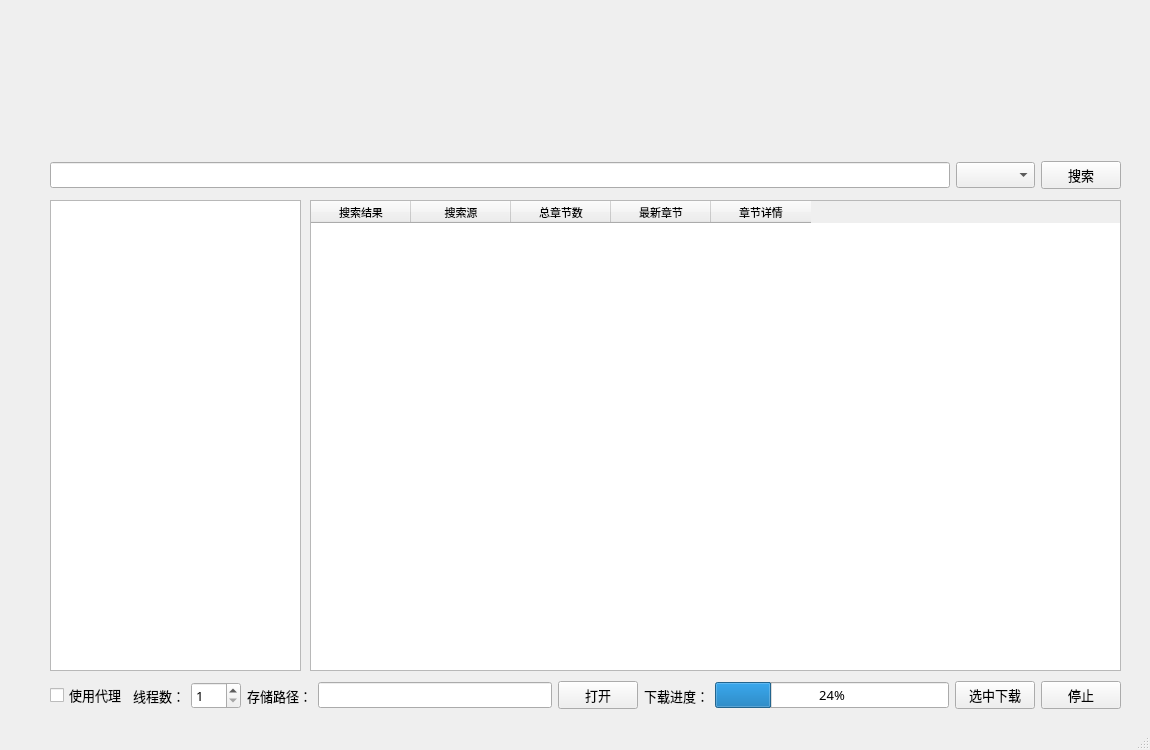
<?xml version="1.0" encoding="UTF-8"?>
<ui version="4.0">
 <class>MainWindow</class>
 <widget class="QMainWindow" name="MainWindow">
  <property name="enabled">
   <bool>true</bool>
  </property>
  <property name="geometry">
   <rect>
    <x>0</x>
    <y>0</y>
    <width>1150</width>
    <height>750</height>
   </rect>
  </property>
  <property name="maximumSize">
   <size>
    <width>1150</width>
    <height>750</height>
   </size>
  </property>
  <property name="font">
   <font>
    <family>微软雅黑</family>
    <pointsize>10</pointsize>
   </font>
  </property>
  <property name="acceptDrops">
   <bool>false</bool>
  </property>
  <property name="windowTitle">
   <string>小说下载工具（by SunJackson）</string>
  </property>
  <property name="windowIcon">
   <iconset>
    <normaloff>../files/bitbug_favicon.ico</normaloff>../files/bitbug_favicon.ico</iconset>
  </property>
  <property name="autoFillBackground">
   <bool>false</bool>
  </property>
  <widget class="QWidget" name="centralwidget">
   <widget class="QLabel" name="label">
    <property name="enabled">
     <bool>true</bool>
    </property>
    <property name="geometry">
     <rect>
      <x>520</x>
      <y>30</y>
      <width>141</width>
      <height>111</height>
     </rect>
    </property>
    <property name="text">
     <string/>
    </property>
    <property name="pixmap">
     <pixmap>files/download.png</pixmap>
    </property>
    <property name="scaledContents">
     <bool>true</bool>
    </property>
    <property name="wordWrap">
     <bool>false</bool>
    </property>
   </widget>
   <widget class="QWidget" name="layoutWidget">
    <property name="geometry">
     <rect>
      <x>50</x>
      <y>160</y>
      <width>1071</width>
      <height>31</height>
     </rect>
    </property>
    <layout class="QHBoxLayout" name="horizontalLayout">
     <item>
      <widget class="QLineEdit" name="inputSearch"/>
     </item>
     <item>
      <widget class="QComboBox" name="searchType">
       <property name="enabled">
        <bool>true</bool>
       </property>
       <property name="editable">
        <bool>false</bool>
       </property>
      </widget>
     </item>
     <item>
      <widget class="QPushButton" name="search">
       <property name="text">
        <string>搜索</string>
       </property>
      </widget>
     </item>
    </layout>
   </widget>
   <widget class="QWidget" name="layoutWidget">
    <property name="geometry">
     <rect>
      <x>50</x>
      <y>680</y>
      <width>1071</width>
      <height>31</height>
     </rect>
    </property>
    <layout class="QHBoxLayout" name="horizontalLayout_3">
     <item>
      <widget class="QCheckBox" name="checkBoxProxy">
       <property name="text">
        <string>使用代理</string>
       </property>
      </widget>
     </item>
     <item>
      <widget class="QLabel" name="label_2">
       <property name="text">
        <string>线程数：</string>
       </property>
      </widget>
     </item>
     <item>
      <widget class="QSpinBox" name="spinBoxThread">
       <property name="minimum">
        <number>1</number>
       </property>
       <property name="maximum">
        <number>100</number>
       </property>
      </widget>
     </item>
     <item>
      <widget class="QLabel" name="label_3">
       <property name="text">
        <string>存储路径：</string>
       </property>
      </widget>
     </item>
     <item>
      <widget class="QLineEdit" name="savePath"/>
     </item>
     <item>
      <widget class="QPushButton" name="pushButton">
       <property name="text">
        <string>打开</string>
       </property>
      </widget>
     </item>
     <item>
      <widget class="QLabel" name="label_4">
       <property name="text">
        <string>下载进度：</string>
       </property>
      </widget>
     </item>
     <item>
      <widget class="QProgressBar" name="progressBarDownload">
       <property name="value">
        <number>24</number>
       </property>
      </widget>
     </item>
     <item>
      <widget class="QPushButton" name="startDownload">
       <property name="text">
        <string>选中下载</string>
       </property>
      </widget>
     </item>
     <item>
      <widget class="QPushButton" name="stopDownload">
       <property name="text">
        <string>停止</string>
       </property>
      </widget>
     </item>
    </layout>
   </widget>
   <widget class="QTextBrowser" name="textBrowser">
    <property name="geometry">
     <rect>
      <x>50</x>
      <y>200</y>
      <width>251</width>
      <height>471</height>
     </rect>
    </property>
    <property name="font">
     <font>
      <pointsize>8</pointsize>
     </font>
    </property>
   </widget>
   <widget class="QTableWidget" name="tableWidget">
    <property name="geometry">
     <rect>
      <x>310</x>
      <y>200</y>
      <width>811</width>
      <height>471</height>
     </rect>
    </property>
    <property name="font">
     <font>
      <family>微软雅黑</family>
      <pointsize>8</pointsize>
     </font>
    </property>
    <property name="editTriggers">
     <set>QAbstractItemView::NoEditTriggers</set>
    </property>
    <property name="dragEnabled">
     <bool>false</bool>
    </property>
    <property name="showGrid">
     <bool>true</bool>
    </property>
    <property name="gridStyle">
     <enum>Qt::CustomDashLine</enum>
    </property>
    <property name="sortingEnabled">
     <bool>false</bool>
    </property>
    <attribute name="horizontalHeaderCascadingSectionResizes">
     <bool>false</bool>
    </attribute>
    <column>
     <property name="text">
      <string>搜索结果</string>
     </property>
     <property name="font">
      <font>
       <family>微软雅黑</family>
       <kerning>true</kerning>
      </font>
     </property>
     <property name="textAlignment">
      <set>AlignCenter</set>
     </property>
    </column>
    <column>
     <property name="text">
      <string>搜索源</string>
     </property>
     <property name="textAlignment">
      <set>AlignCenter</set>
     </property>
    </column>
    <column>
     <property name="text">
      <string>总章节数</string>
     </property>
     <property name="textAlignment">
      <set>AlignCenter</set>
     </property>
    </column>
    <column>
     <property name="text">
      <string>最新章节</string>
     </property>
     <property name="textAlignment">
      <set>AlignCenter</set>
     </property>
    </column>
    <column>
     <property name="text">
      <string>章节详情</string>
     </property>
     <property name="textAlignment">
      <set>AlignCenter</set>
     </property>
    </column>
   </widget>
   <zorder>layoutWidget</zorder>
   <zorder>textBrowser</zorder>
   <zorder>tableWidget</zorder>
   <zorder>label</zorder>
   <zorder>layoutWidget</zorder>
  </widget>
  <widget class="QStatusBar" name="statusbar"/>
 </widget>
 <resources/>
 <connections/>
</ui>
